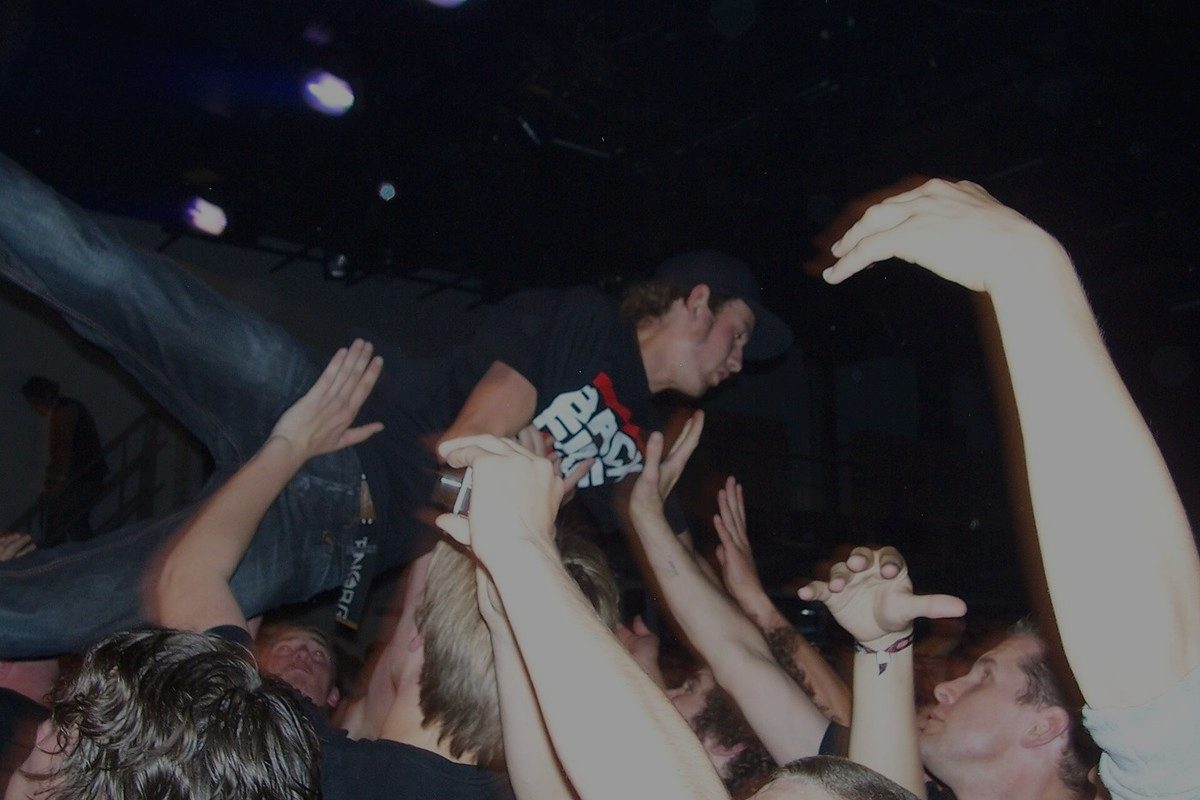
#> input picture images/punkbc-crowd-2-bg.jpg, 1200 x 800 px
$ python build_band_cards.py ../images/punkbc-crowd-1-bg.jpg
#> lines starting #> are read from the running program, lines starting #| are printed output that depends on the picture
#> (reads punkbc-shows.json from the repository)
### tools/build_band_pages.py
#!/usr/bin/env python3
"""A page per band, built from the shows board.

Search Console shows impressions arriving on band names. Those queries land on
punkbc.html today, which is a wall of a hundred-odd gigs — someone searching
one band has to hunt for their line, and Google has nothing to match against
beyond one row in a long list.

A page per act gives each name somewhere to land: their upcoming BC dates, the
rooms, who else is on those bills. We will not outrank a band's own site for
their name, and should not try to; the query worth having is "<band>
vancouver", "<band> tickets", "<band> tour dates" — which their own site often
answers badly or not at all.

Thin pages are the risk. An act with one gig and nothing else is a page with
one line on it, and a hundred of those is the sort of thing Google calls a
doorway. So a band earns a page by having something to say: more than one
show, or bill-mates, or a page of their own worth linking to.

    python3 tools/build_band_pages.py [--selftest] [--dry-run]
"""

import collections
import html
import json
import re
import sys
import unicodedata
from datetime import datetime
from pathlib import Path

sys.path.insert(0, str(Path(__file__).resolve().parent))
# Reuse the board's own reading of a bill. Two copies of this parsing would
# drift, and the split is fiddly enough to get wrong twice ("Ripcordz w/ The
# Oo-E Boo-E's" must not become a band called "Ripcordz w").
from build_punkbc import performers, slugify as _slugify, href_for, today_local  # noqa: E402
from weblinks import is_real_site  # noqa: E402


def slugify(name: str) -> str:
    """Accents folded before slugging, so Powermonger gets a URL a person could
    type instead of powerm-nger."""
    folded = unicodedata.normalize("NFKD", str(name))
    folded = "".join(c for c in folded if not unicodedata.combining(c))
    folded = folded.replace("ø", "o").replace("Ø", "O").replace("ß", "ss")
    return _slugify(folded)

ROOT = Path(__file__).resolve().parent.parent
SHOWS = ROOT / "punkbc-shows.json"
CONTACTS = ROOT / "data" / "band-contacts.json"
OUT_DIR = ROOT / "bands"
SITEMAP = ROOT / "sitemap.xml"
SITE = "https://www.mikidrummer.ca"

# The band column is written by hand, so some of what comes out of it is not a
# band: a festival's night label, a bill summarised as "X, Y and more", or a
# real name with a sentence stuck on the end.
BLURB = re.compile(r"\.\s+[A-Z][^.]*\s[^.]*$")        # "Locked Shut. Touring on ..."
NOT_A_BAND = re.compile(
    r"\band more\b|\bnight (one|two|three|four|five|\d+)\b|\bTBA\b|"
    r"\bplus (guests|more)\b|\bfestival\b.*[—-]", re.I)


def clean_name(name: str) -> str:
    """Drop a trailing sentence. A dot inside a name ("easy.feat") has no space
    after it, so it survives."""
    return BLURB.sub("", name).strip(" .,-—")


def is_band(name: str) -> bool:
    return bool(name) and len(name) > 1 and not NOT_A_BAND.search(name)


# A band that has only ever appeared once, with nobody else on the bill and no
# page of their own, has nothing to fill a page with.
def earns_a_page(info: dict) -> bool:
    return (len(info["shows"]) > 1
            or len(info["with"]) >= 1
            or bool(info["links"]))


def load_links() -> dict:
    """Bandcamp and the like, from the contact file. Addresses are deliberately
    not touched: that file holds emails people gave us for booking, and
    printing them on an indexed page would hand them to every scraper going."""
    try:
        data = json.loads(CONTACTS.read_text(encoding="utf-8"))
    except (OSError, ValueError):
        return {}
    out = {}
    for rec in data.get("bands", []):
        good = []
        for p in rec.get("profiles", []):
            url = (p.get("url") or "").strip()
            name = (p.get("name") or "").strip()
            # startswith("http") was the whole test here, and it let through
            # every namespace and script host the finder had scraped off the
            # band's page. 72 of 114 pages shipped with a Facebook button
            # pointing at facebook.com/2008/fbml, and said the same thing in
            # their sameAs, where Google reads it as the band's real accounts.
            if is_real_site(url) and "mailto" not in url and "/contact" not in url:
                good.append((name or "Their page", url))
        if good:
            out[(rec.get("band") or "").lower().strip()] = good[:3]
    return out


def gather(shows: list[dict], links: dict) -> dict:
    by: dict[str, dict] = {}
    for s in shows:
        acts = [clean_name(a) for a in performers(s)]
        acts = [a for a in acts if is_band(a)]
        for name in acts:
            key = name.lower().strip()
            info = by.setdefault(key, {
                "name": name, "shows": [], "with": set(),
                "venues": set(), "cities": set(), "genres": set(), "links": [],
            })
            info["shows"].append(s)
            info["with"].update(a for a in acts if a.lower().strip() != key)
            if s.get("venue"):
                info["venues"].add(s["venue"])
            if s.get("city"):
                info["cities"].add(s["city"])
            if s.get("genre"):
                info["genres"].add(s["genre"])
    for key, info in by.items():
        info["links"] = links.get(key, [])
        info["shows"].sort(key=lambda s: s["date"])
    return by


# [386 lines left out: functions page_html, index_html, update_sitemap, selftest, main, not called in this run]


# [2 lines that do not run on import are left out]

### tools/build_punkbc.py
#!/usr/bin/env python3
"""Regenerate the SEO-critical, static parts of punkbc.html from punkbc-shows.json.

This bakes the show list into the raw HTML (so search engines and no-JS users see
it without running JavaScript) and emits schema.org MusicEvent + FAQPage structured
data, so each band/venue/date is eligible for Google's event rich results.

It rewrites four marked regions in punkbc.html and the <lastmod> in sitemap.xml:
  * EVENTS-JSONLD  – <script type="application/ld+json"> array of MusicEvent
  * SHOWS          – static .show-card anchors inside #shows-grid
  * SHOWS-SEED     – the inline `const SEED_SHOWS = [...]` used by the client script
  * FAQ            – visible FAQ block + matching FAQPage JSON-LD

The live page still fetches the Google Sheet at runtime for last-minute additions;
this only regenerates the static baseline. Run it after editing punkbc-shows.json
(the weekly refresh does this automatically).

Usage:  python3 tools/build_punkbc.py
"""

from __future__ import annotations

import collections
import html
import json
import re
from datetime import datetime, timedelta, timezone
from pathlib import Path

try:
    from zoneinfo import ZoneInfo
    _TZ = ZoneInfo("America/Vancouver")
except Exception:  # pragma: no cover - fallback if tzdata missing
    _TZ = None

ROOT = Path(__file__).resolve().parent.parent
PAGE = ROOT / "punkbc.html"
DATA = ROOT / "punkbc-shows.json"
SITEMAP = ROOT / "sitemap.xml"
SITE = "https://www.mikidrummer.ca"
PAGE_URL = f"{SITE}/punkbc.html"
# Two crowd shots, ours to serve. There used to be one, hotlinked off
# upload.wikimedia.org: it repeated the whole way down the board, and
# hotlinking is what Wikimedia asks people not to do -- throttled or moved and
# the cards go blank. Both are public domain or CC0, checked against the
# Commons API rather than assumed, credited in images/crowd-credits.json.
FALLBACK_IMGS = [
    "https://www.mikidrummer.ca/images/punkbc-crowd-1.jpg",
    "https://www.mikidrummer.ca/images/punkbc-crowd-2.jpg",
]


# [4 lines left out: function fallback_img, not called in this run]

# Venue → ticket/info link (mirrors the client-side venueMap).
VENUE_LINK = {
    "Rickshaw Theatre": "https://rickshawtheatre.com",
    "Biltmore Cabaret": "https://biltmorecabaret.com",
    "Commodore Ballroom": "https://commodoreballroom.com",
    "Cobalt": "https://thecobalt.ca",
    "The Cobalt": "https://thecobalt.ca",
    "Venue": "https://venuelive.ca",
    "Capital Ballroom": "https://capitalballroom.ca",
    "Sugar Nightclub": "https://sugarnightclub.com",
    "The Pearl": "https://thepearlvancouver.com",
    "Astoria": "https://theastoria.ca",
    "The Astoria": "https://theastoria.ca",
    "Red Gate": "https://redgate.tv",
    "Red Gate Arts Society": "https://redgate.tv",
    "Portside Pub": "https://theportsidepub.com",
    "The Portside Pub": "https://theportsidepub.com",
}

# Venue → street address for structured data (public venue addresses).
VENUE_ADDRESS = {
    "Rickshaw Theatre": "254 E Hastings St",
    "The Cobalt": "917 Main St",
    "Cobalt": "917 Main St",
    "Biltmore Cabaret": "2755 Prince Edward St",
    "Astoria": "769 E Hastings St",
    "The Astoria": "769 E Hastings St",
    "Commodore Ballroom": "868 Granville St",
    "The Pearl": "881 Granville St",
    "Capital Ballroom": "858 Yates St",
    "Red Gate": "1965 Main St",
    "Red Gate Arts Society": "1965 Main St",
    "Portside Pub": "7 Alexander St",
    "The Portside Pub": "7 Alexander St",
    "Lucky Bar": "517 Yates St",
    "Hollywood Theatre": "3123 W Broadway",
    "The WISE Hall": "1882 Adanac St",
    "Green Auto": "1822 Pandora St",
    "Jackknife Brewing": "727 Baillie Ave",
}

# The same venue arrives spelled several ways (hand-entered here and in the
# Google Sheet). Left un-normalised it splits the city tabs, produces
# inconsistent MusicVenue entities, and silently misses VENUE_ADDRESS -- which
# is how five Astoria shows ended up with no street address in their schema.
# Keys are lowercased; canonical_venue() does the lookup.
VENUE_ALIAS = {
    "astoria": "The Astoria",
    "astoria pub": "The Astoria",
    "the astoria pub": "The Astoria",
    "cobalt": "The Cobalt",
    "the cobalt cabaret": "The Cobalt",
    "cobalt cabaret": "The Cobalt",
    "wise hall": "The WISE Hall",
    "the wise hall": "The WISE Hall",
    "the wise": "The WISE Hall",
    "wise hall & lounge": "The WISE Hall",
    "lanalou's restaurant": "LanaLou's",
    "lanalous restaurant": "LanaLou's",
    "red gate arts society": "Red Gate Arts Society",
    "portside pub": "The Portside Pub",
    "red gate": "Red Gate Arts Society",
    "green auto body": "Green Auto",
    "rickshaw": "Rickshaw Theatre",
    "the rickshaw": "Rickshaw Theatre",
    "the rickshaw theatre": "Rickshaw Theatre",
    "biltmore": "Biltmore Cabaret",
    "the biltmore": "Biltmore Cabaret",
    "the biltmore cabaret": "Biltmore Cabaret",
    "commodore": "Commodore Ballroom",
    "the commodore": "Commodore Ballroom",
    "lanalou's": "LanaLou's",
    "lanalous": "LanaLou's",
    "pearl": "The Pearl",
    "the pearl vancouver": "The Pearl",
    "lucky bar": "Lucky Bar",
    "luckybar": "Lucky Bar",
}

# "Victoria" and "Victoria, BC" are one city, but render as two tabs.
CITY_ALIAS = {
    "victoria, bc": "Victoria",
    "vancouver, bc": "Vancouver",
    "kelowna, bc": "Kelowna",
    "nanaimo, bc": "Nanaimo",
    "burnaby, bc": "Burnaby",
    "surrey, bc": "Surrey",
}


# [14 lines left out: functions canonical_venue, canonical_city, not called in this run]


def today_local() -> str:
    """Today's date in Vancouver, as YYYY-MM-DD.

    zoneinfo needs the `tzdata` package, which isn't installed on this machine
    or necessarily in CI. Without it ZoneInfo() raises, _TZ is None, and a naive
    datetime.utcnow() is already *tomorrow* in Vancouver every evening after 5pm
    PDT -- which silently dropped that night's shows off the board at exactly the
    hour people check what's on tonight. So fall back to UTC minus the Pacific
    offset rather than to UTC itself.
    """
    if _TZ is not None:
        return datetime.now(_TZ).date().isoformat()
    now = datetime.now(timezone.utc)
    # Rough DST fallback, same rule tz_offset() uses below.
    hours = 7 if 4 <= now.month <= 10 else 8
    return (now - timedelta(hours=hours)).date().isoformat()


# [15 lines left out: function tz_offset, not called in this run]


def performers(show: dict) -> list[str]:
    """Every act on the bill, named one at a time.

    A bill arrives from the sheet as a single string — "Belvedere / The Anti
    Queens / Brutal Youth" — and listing all three as one MusicGroup leaves
    none of them searchable by name.

    Split on " / " and never on a bare "/". The same column also holds
    "Ripcordz w/ The Oo-E Boo-E's" and "The Bouncing Souls w/ The Suicide
    Machines", where the slash belongs to "w/"; a bare split would invent a
    band called "Ripcordz w".
    """
    acts = show["band"].split(" / ")
    notes = (show.get("notes") or "").strip()
    if notes.lower().startswith("with "):
        acts += notes[5:].split(",")

    out: list[str] = []
    seen: set[str] = set()
    for name in acts:
        # Support acts are written "With Integrity, Earth Crisis, Juice. 19+",
        # so the last one arrives wearing the door policy. Only a trailing age
        # tag is cut — "easy.feat" is a band name and keeps its dot.
        name = re.sub(r"\.\s*(19\+|all ages)\.?$", "", name.strip(), flags=re.I).strip()
        key = name.lower()
        if name and key not in seen:
            seen.add(key)
            out.append(name)
    return out


# [218 lines left out: functions href_for, date_label, build_events_jsonld, build_show_cards, build_city_tabs, build_seed and 2 more, not called in this run]


# ── per-venue landing pages ────────────────────────────────────────────────
#
# The board is one URL, and its city tabs filter in JavaScript without changing
# it, so Google only ever sees a single page. That leaves real queries with no
# page to rank -- "Rickshaw Theatre upcoming shows" has 22 shows of content
# behind it. A page per venue gives each of those its own URL, title and
# MusicEvent block.
#
# Deliberately no per-city pages: Vancouver is ~93% of the board, so a Vancouver
# page would be a near-duplicate of punkbc.html competing with it for the same
# queries. Venues are genuinely distinct subsets; cities here are not.
VENUE_PAGE_DIR = ROOT / "shows"
VENUE_PAGE_MIN = 4  # below this a page is thin content and does more harm than good


def slugify(name: str) -> str:
    s = re.sub(r"[^a-z0-9]+", "-", name.lower()).strip("-")
    return s or "venue"


# [158 lines left out: function venue_page_html, not called in this run]


CITY_PAGE_MIN = 8   # a city page needs a real board behind it, not three gigs

# Cities that get a page whatever the count. Victoria is here on purpose: it is
# under the threshold today, but it is a real scene with its own search term and
# the page will fill out as shows land. Everything else has to earn it.
CITY_PAGES_ALWAYS = {"Victoria"}


# [313 lines left out: functions city_slug, city_page_html, build_city_pages, build_venue_links, build_venue_pages, update_sitemap, not called in this run]


VENUE_SITEMAP_START = "  <!-- PUNKBC-VENUES:START (generated by tools/build_punkbc.py) -->"
VENUE_SITEMAP_END = "  <!-- PUNKBC-VENUES:END -->"


# [98 lines left out: functions update_sitemap_venues, main, not called in this run]


# [2 lines that do not run on import are left out]

### tools/build_band_cards.py
#!/usr/bin/env python3
"""A share image for every band page.

The band pages were built for other people to share -- a band posts their own
page and Punk BC reaches that band's followers, which is the whole point of
having a page per act. But they shipped with no og:image at all, so a shared
link rendered as a bare grey rectangle. On Instagram and in a DM that is close
to invisible, which made a hundred pages built for sharing unshareable.

So: a 1200x630 card per band, carrying the band name and their next date, on
the same crowd photograph the board uses when a show has no art of its own.

    python3 tools/build_band_cards.py [--force] [--check]

Deterministic on purpose. The crowd photo is picked by hashing the band name
rather than at random, and a card is only rewritten when the thing it depicts
changes, so a rebuild does not produce a hundred modified binaries for git to
carry every time the board refreshes.
"""

import hashlib
import json
import os
import sys
from datetime import datetime
from pathlib import Path

from PIL import Image, ImageDraw, ImageFilter, ImageFont

sys.path.insert(0, str(Path(__file__).resolve().parent))
from build_band_pages import (  # noqa: E402
    SHOWS, earns_a_page, gather, load_links, slugify,
)
from build_punkbc import today_local  # noqa: E402

ROOT = Path(__file__).resolve().parent.parent
OUT_DIR = ROOT / "images" / "bands"
STAMP = OUT_DIR / ".built.json"

W, H = 1200, 630                       # what every platform crops from
PAD = 74
HOT = (232, 103, 42)                   # the board's orange
PAPER = (245, 243, 240)
DIM = (176, 170, 164)

CROWD = [ROOT / "images" / "punkbc-crowd-1-bg.jpg",
         ROOT / "images" / "punkbc-crowd-2-bg.jpg"]

# PIL cannot read woff2, and the site's font only exists as woff2. Converting
# is lossless -- same outlines, different container -- so the cards use the
# real typeface rather than something that merely looks close.
WOFF2 = {"display": ROOT / "fonts" / "KilnSansSpiked.woff2",
         "text": ROOT / "fonts" / "KilnSansRegular.woff2"}
_font_cache = {}


def ttf_for(kind):
    if kind in _font_cache:
        return _font_cache[kind]
    from fontTools.ttLib import TTFont
    import tempfile
    f = TTFont(str(WOFF2[kind]))
    f.flavor = None
    path = Path(tempfile.gettempdir()) / ("punkbc-%s.ttf" % kind)
    f.save(str(path))
    _font_cache[kind] = path
    return path


def font(kind, size):
    return ImageFont.truetype(str(ttf_for(kind)), size)


def measure(draw, text, fnt):
    l, t, r, b = draw.textbbox((0, 0), text, font=fnt)
    return r - l, b - t


# [30 lines left out: functions wrap, fit, not called in this run]


def backdrop(seed):
    """A crowd photo, darkened until white type sits safely on top of it."""
#> called with seed = 'Anger Within'
    pick = CROWD[int(hashlib.md5(seed.encode()).hexdigest(), 16) % len(CROWD)]
    im = Image.open(pick).convert("RGB")
#> im is the input picture: PIL image 1200x800 RGB; mean R, G, B 52.7, 49.9, 52.9

    # cover-fit
    scale = max(W / im.width, H / im.height)
    im = im.resize((round(im.width * scale), round(im.height * scale)), Image.LANCZOS)
    im = im.crop(((im.width - W) // 2, (im.height - H) // 2,
                  (im.width - W) // 2 + W, (im.height - H) // 2 + H))
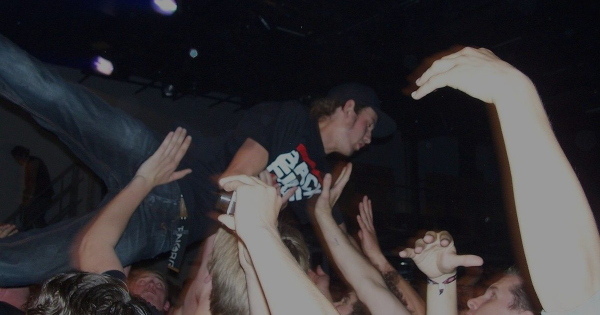
#> im: PIL image 1200x630 RGB (shown at 1/2 size); mean R, G, B 52.5, 49.7, 52.5
    im = im.filter(ImageFilter.GaussianBlur(3))

    # A flat overlay would either wash out the photo or fail to cover its
    # bright patches. A gradient, heaviest on the left where the type sits,
    # keeps the crowd legible on the right and the text safe on the left.
    shade = Image.new("L", (W, H), 0)
#> shade: PIL image 1200x630 L; every value is 0
    px = shade.load()
    for x in range(W):
        v = int(214 - 96 * (x / W) ** 1.5)
        for y in range(H):
            px[x, y] = v
    im = Image.composite(Image.new("RGB", (W, H), (9, 8, 8)), im, shade)
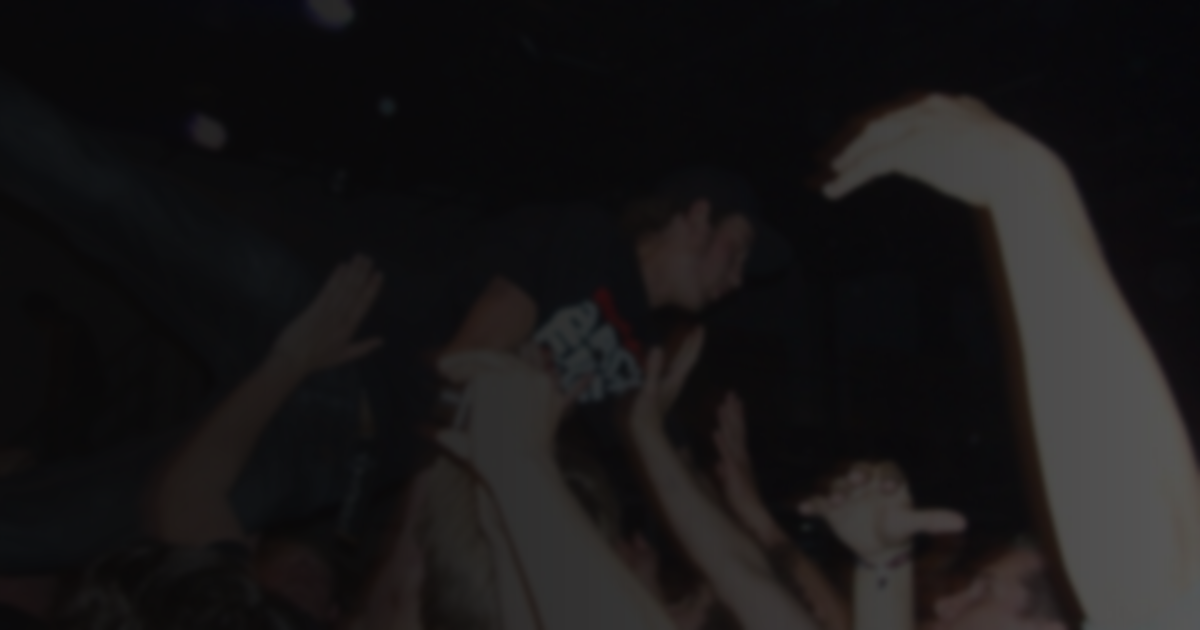
#> im: PIL image 1200x630 RGB; mean R, G, B 24.1, 22.4, 23.1
    return im


# [12 lines left out: function date_line, not called in this run]


def card(name, shows):
    im = backdrop(name)
    d = ImageDraw.Draw(im)
    inner = W - PAD * 2 - 260          # right margin keeps type off the crowd

    y = PAD + 4
    eyebrow = font("text", 25)
#> (the rest of the program and of its run is left out)
